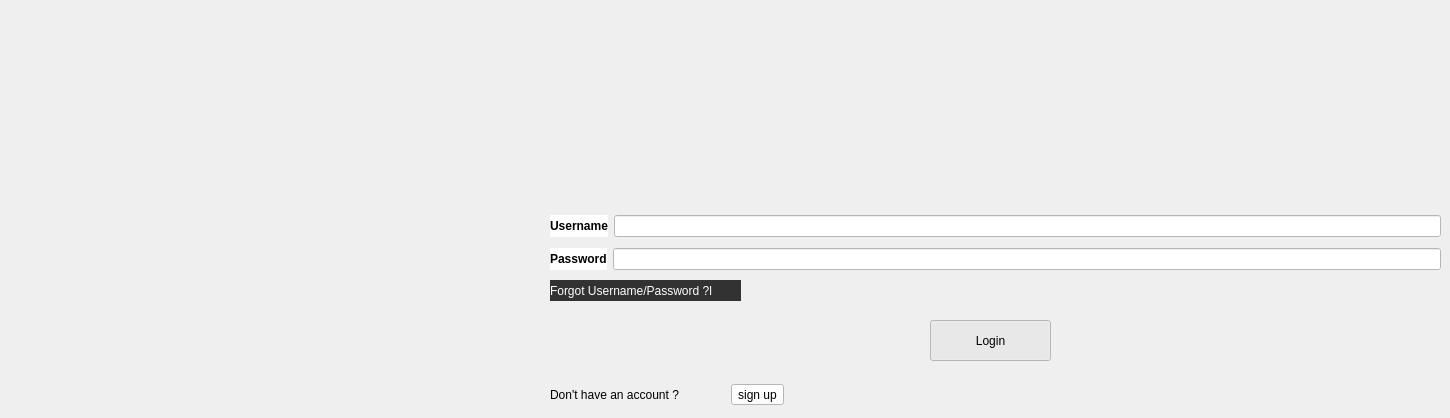
    <widget class="QWidget" name="page_3">
     <widget class="QPushButton" name="Login">
      <property name="geometry">
       <rect>
        <x>930</x>
        <y>320</y>
        <width>121</width>
        <height>41</height>
       </rect>
      </property>
      <property name="autoFillBackground">
       <bool>false</bool>
      </property>
      <property name="styleSheet">
       <string notr="true">color: rgb(0, 0, 0);
selection-background-color: rgb(255, 255, 255);
selection-color: rgb(255, 255, 255);
background-color: rgb(255, 255, 255);
alternate-background-color: rgb(255, 255, 255);
border-top-color: rgb(0, 0, 0);
border-right-color: rgb(0, 0, 0);
border-bottom-color: rgb(0, 0, 0);
border-left-color: rgb(0, 0, 0);
gridline-color: rgb(0, 0, 0);</string>
      </property>
      <property name="text">
       <string>Login</string>
      </property>
      <property name="iconSize">
       <size>
        <width>30</width>
        <height>30</height>
       </size>
      </property>
      <property name="checkable">
       <bool>true</bool>
      </property>
      <property name="checked">
       <bool>true</bool>
      </property>
      <property name="autoRepeat">
       <bool>false</bool>
      </property>
      <property name="autoExclusive">
       <bool>false</bool>
      </property>
      <property name="autoDefault">
       <bool>false</bool>
      </property>
      <property name="default">
       <bool>false</bool>
      </property>
      <property name="flat">
       <bool>false</bool>
      </property>
     </widget>
     <widget class="QLabel" name="label_5">
      <property name="geometry">
       <rect>
        <x>550</x>
        <y>280</y>
        <width>191</width>
        <height>21</height>
       </rect>
      </property>
      <property name="styleSheet">
       <string notr="true">background-color: rgb(50, 50, 50);
color: rgb(255, 255, 255);</string>
      </property>
      <property name="text">
       <string>Forgot Username/Password ?l</string>
      </property>
     </widget>
     <widget class="QWidget" name="layoutWidget">
      <property name="geometry">
       <rect>
        <x>550</x>
        <y>380</y>
        <width>234</width>
        <height>29</height>
       </rect>
      </property>
      <layout class="QHBoxLayout" name="horizontalLayout_5">
       <item>
        <widget class="QLabel" name="label_4">
         <property name="styleSheet">
          <string notr="true">color: rgb(0, 0, 0);</string>
         </property>
         <property name="text">
          <string>Don't have an account ? </string>
         </property>
        </widget>
       </item>
       <item>
        <widget class="QToolButton" name="toolButton">
         <property name="styleSheet">
          <string notr="true">color: rgb(0, 0, 0);
background-color: rgb(255, 255, 255);</string>
         </property>
         <property name="text">
          <string>sign up</string>
         </property>
        </widget>
       </item>
      </layout>
     </widget>
     <widget class="QLabel" name="label_12">
      <property name="geometry">
       <rect>
        <x>560</x>
        <y>90</y>
        <width>881</width>
        <height>101</height>
       </rect>
      </property>
      <property name="text">
       <string/>
      </property>
      <property name="pixmap">
       <pixmap resource="../build-soft-Desktop_Qt_6_6_1_MinGW_64_bit-Debug/debug/qmake_qmake_immediate.qrc">:/ressources/asqii.png</pixmap>
      </property>
      <property name="scaledContents">
       <bool>true</bool>
      </property>
     </widget>
     <widget class="QWidget" name="layoutWidget">
      <property name="geometry">
       <rect>
        <x>550</x>
        <y>210</y>
        <width>891</width>
        <height>65</height>
       </rect>
      </property>
      <layout class="QVBoxLayout" name="verticalLayout_2">
       <item>
        <layout class="QHBoxLayout" name="horizontalLayout">
         <item>
          <widget class="QLabel" name="Username">
           <property name="sizePolicy">
            <sizepolicy hsizetype="Preferred" vsizetype="Preferred">
             <horstretch>0</horstretch>
             <verstretch>0</verstretch>
            </sizepolicy>
           </property>
           <property name="palette">
            <palette>
             <active>
              <colorrole role="WindowText">
               <brush brushstyle="SolidPattern">
                <color alpha="255">
                 <red>0</red>
                 <green>0</green>
                 <blue>0</blue>
                </color>
               </brush>
              </colorrole>
              <colorrole role="Button">
               <brush brushstyle="SolidPattern">
                <color alpha="255">
                 <red>255</red>
                 <green>255</green>
                 <blue>255</blue>
                </color>
               </brush>
              </colorrole>
              <colorrole role="Light">
               <brush brushstyle="SolidPattern">
                <color alpha="255">
                 <red>197</red>
                 <green>233</green>
                 <blue>255</blue>
                </color>
               </brush>
              </colorrole>
              <colorrole role="Midlight">
               <brush brushstyle="SolidPattern">
                <color alpha="255">
                 <red>133</red>
                 <green>208</green>
                 <blue>255</blue>
                </color>
               </brush>
              </colorrole>
              <colorrole role="Dark">
               <brush brushstyle="SolidPattern">
                <color alpha="255">
                 <red>35</red>
                 <green>92</green>
                 <blue>127</blue>
                </color>
               </brush>
              </colorrole>
              <colorrole role="Mid">
               <brush brushstyle="SolidPattern">
                <color alpha="255">
                 <red>47</red>
                 <green>123</green>
                 <blue>170</blue>
                </color>
               </brush>
              </colorrole>
              <colorrole role="Text">
               <brush brushstyle="SolidPattern">
                <color alpha="255">
                 <red>0</red>
                 <green>0</green>
                 <blue>0</blue>
                </color>
               </brush>
              </colorrole>
              <colorrole role="BrightText">
               <brush brushstyle="SolidPattern">
                <color alpha="255">
                 <red>255</red>
                 <green>255</green>
                 <blue>255</blue>
                </color>
               </brush>
              </colorrole>
              <colorrole role="ButtonText">
               <brush brushstyle="SolidPattern">
                <color alpha="255">
                 <red>0</red>
                 <green>0</green>
                 <blue>0</blue>
                </color>
               </brush>
              </colorrole>
              <colorrole role="Base">
               <brush brushstyle="SolidPattern">
                <color alpha="255">
                 <red>255</red>
                 <green>255</green>
                 <blue>255</blue>
                </color>
               </brush>
              </colorrole>
              <colorrole role="Window">
               <brush brushstyle="SolidPattern">
                <color alpha="255">
                 <red>255</red>
                 <green>255</green>
                 <blue>255</blue>
                </color>
               </brush>
              </colorrole>
              <colorrole role="Shadow">
               <brush brushstyle="SolidPattern">
                <color alpha="255">
                 <red>0</red>
                 <green>0</green>
                 <blue>0</blue>
                </color>
               </brush>
              </colorrole>
              <colorrole role="Highlight">
               <brush brushstyle="SolidPattern">
                <color alpha="255">
                 <red>0</red>
                 <green>0</green>
                 <blue>0</blue>
                </color>
               </brush>
              </colorrole>
              <colorrole role="AlternateBase">
               <brush brushstyle="SolidPattern">
                <color alpha="255">
                 <red>162</red>
                 <green>219</green>
                 <blue>255</blue>
                </color>
               </brush>
              </colorrole>
              <colorrole role="ToolTipBase">
               <brush brushstyle="SolidPattern">
                <color alpha="255">
                 <red>255</red>
                 <green>255</green>
                 <blue>220</blue>
                </color>
               </brush>
              </colorrole>
              <colorrole role="ToolTipText">
               <brush brushstyle="SolidPattern">
                <color alpha="255">
                 <red>0</red>
                 <green>0</green>
                 <blue>0</blue>
                </color>
               </brush>
              </colorrole>
              <colorrole role="PlaceholderText">
               <brush brushstyle="SolidPattern">
                <color alpha="127">
                 <red>0</red>
                 <green>0</green>
                 <blue>0</blue>
                </color>
               </brush>
              </colorrole>
             </active>
             <inactive>
              <colorrole role="WindowText">
               <brush brushstyle="SolidPattern">
                <color alpha="255">
                 <red>0</red>
                 <green>0</green>
                 <blue>0</blue>
                </color>
               </brush>
              </colorrole>
              <colorrole role="Button">
               <brush brushstyle="SolidPattern">
                <color alpha="255">
                 <red>255</red>
                 <green>255</green>
                 <blue>255</blue>
                </color>
               </brush>
              </colorrole>
              <colorrole role="Light">
               <brush brushstyle="SolidPattern">
                <color alpha="255">
                 <red>197</red>
                 <green>233</green>
                 <blue>255</blue>
                </color>
               </brush>
              </colorrole>
              <colorrole role="Midlight">
               <brush brushstyle="SolidPattern">
                <color alpha="255">
                 <red>133</red>
                 <green>208</green>
                 <blue>255</blue>
                </color>
               </brush>
              </colorrole>
              <colorrole role="Dark">
               <brush brushstyle="SolidPattern">
                <color alpha="255">
                 <red>35</red>
                 <green>92</green>
                 <blue>127</blue>
                </color>
               </brush>
              </colorrole>
              <colorrole role="Mid">
               <brush brushstyle="SolidPattern">
                <color alpha="255">
                 <red>47</red>
                 <green>123</green>
                 <blue>170</blue>
                </color>
               </brush>
              </colorrole>
              <colorrole role="Text">
               <brush brushstyle="SolidPattern">
                <color alpha="255">
                 <red>0</red>
                 <green>0</green>
                 <blue>0</blue>
                </color>
               </brush>
              </colorrole>
              <colorrole role="BrightText">
               <brush brushstyle="SolidPattern">
                <color alpha="255">
                 <red>255</red>
                 <green>255</green>
                 <blue>255</blue>
                </color>
               </brush>
              </colorrole>
              <colorrole role="ButtonText">
               <brush brushstyle="SolidPattern">
                <color alpha="255">
                 <red>0</red>
                 <green>0</green>
                 <blue>0</blue>
                </color>
               </brush>
              </colorrole>
              <colorrole role="Base">
               <brush brushstyle="SolidPattern">
                <color alpha="255">
                 <red>255</red>
                 <green>255</green>
                 <blue>255</blue>
                </color>
               </brush>
              </colorrole>
              <colorrole role="Window">
               <brush brushstyle="SolidPattern">
                <color alpha="255">
                 <red>255</red>
                 <green>255</green>
                 <blue>255</blue>
                </color>
               </brush>
              </colorrole>
              <colorrole role="Shadow">
               <brush brushstyle="SolidPattern">
                <color alpha="255">
                 <red>0</red>
                 <green>0</green>
                 <blue>0</blue>
                </color>
               </brush>
              </colorrole>
              <colorrole role="Highlight">
               <brush brushstyle="SolidPattern">
                <color alpha="255">
                 <red>0</red>
                 <green>0</green>
                 <blue>0</blue>
                </color>
               </brush>
              </colorrole>
              <colorrole role="AlternateBase">
               <brush brushstyle="SolidPattern">
                <color alpha="255">
                 <red>162</red>
                 <green>219</green>
                 <blue>255</blue>
                </color>
               </brush>
              </colorrole>
              <colorrole role="ToolTipBase">
               <brush brushstyle="SolidPattern">
                <color alpha="255">
                 <red>255</red>
                 <green>255</green>
                 <blue>220</blue>
                </color>
               </brush>
              </colorrole>
              <colorrole role="ToolTipText">
               <brush brushstyle="SolidPattern">
                <color alpha="255">
                 <red>0</red>
                 <green>0</green>
                 <blue>0</blue>
                </color>
               </brush>
              </colorrole>
              <colorrole role="PlaceholderText">
               <brush brushstyle="SolidPattern">
                <color alpha="127">
                 <red>0</red>
                 <green>0</green>
                 <blue>0</blue>
                </color>
               </brush>
              </colorrole>
             </inactive>
             <disabled>
              <colorrole role="WindowText">
               <brush brushstyle="SolidPattern">
                <color alpha="255">
                 <red>35</red>
                 <green>92</green>
                 <blue>127</blue>
                </color>
               </brush>
              </colorrole>
              <colorrole role="Button">
               <brush brushstyle="SolidPattern">
                <color alpha="255">
                 <red>255</red>
                 <green>255</green>
                 <blue>255</blue>
                </color>
               </brush>
              </colorrole>
              <colorrole role="Light">
               <brush brushstyle="SolidPattern">
                <color alpha="255">
                 <red>197</red>
                 <green>233</green>
                 <blue>255</blue>
                </color>
               </brush>
              </colorrole>
              <colorrole role="Midlight">
               <brush brushstyle="SolidPattern">
                <color alpha="255">
                 <red>133</red>
                 <green>208</green>
                 <blue>255</blue>
                </color>
               </brush>
              </colorrole>
              <colorrole role="Dark">
               <brush brushstyle="SolidPattern">
                <color alpha="255">
                 <red>35</red>
                 <green>92</green>
                 <blue>127</blue>
                </color>
               </brush>
              </colorrole>
              <colorrole role="Mid">
               <brush brushstyle="SolidPattern">
                <color alpha="255">
                 <red>47</red>
                 <green>123</green>
                 <blue>170</blue>
                </color>
               </brush>
              </colorrole>
              <colorrole role="Text">
               <brush brushstyle="SolidPattern">
                <color alpha="255">
                 <red>35</red>
                 <green>92</green>
                 <blue>127</blue>
                </color>
               </brush>
              </colorrole>
              <colorrole role="BrightText">
               <brush brushstyle="SolidPattern">
                <color alpha="255">
                 <red>255</red>
                 <green>255</green>
                 <blue>255</blue>
                </color>
               </brush>
              </colorrole>
              <colorrole role="ButtonText">
               <brush brushstyle="SolidPattern">
                <color alpha="255">
                 <red>35</red>
                 <green>92</green>
                 <blue>127</blue>
                </color>
               </brush>
              </colorrole>
              <colorrole role="Base">
               <brush brushstyle="SolidPattern">
                <color alpha="255">
                 <red>255</red>
                 <green>255</green>
                 <blue>255</blue>
                </color>
               </brush>
              </colorrole>
              <colorrole role="Window">
               <brush brushstyle="SolidPattern">
                <color alpha="255">
                 <red>255</red>
                 <green>255</green>
                 <blue>255</blue>
                </color>
               </brush>
              </colorrole>
              <colorrole role="Shadow">
               <brush brushstyle="SolidPattern">
                <color alpha="255">
                 <red>0</red>
                 <green>0</green>
                 <blue>0</blue>
                </color>
               </brush>
              </colorrole>
              <colorrole role="Highlight">
               <brush brushstyle="SolidPattern">
                <color alpha="255">
                 <red>0</red>
                 <green>0</green>
                 <blue>0</blue>
                </color>
               </brush>
              </colorrole>
              <colorrole role="AlternateBase">
               <brush brushstyle="SolidPattern">
                <color alpha="255">
                 <red>70</red>
                 <green>184</green>
                 <blue>255</blue>
                </color>
               </brush>
              </colorrole>
              <colorrole role="ToolTipBase">
               <brush brushstyle="SolidPattern">
                <color alpha="255">
                 <red>255</red>
                 <green>255</green>
                 <blue>220</blue>
                </color>
               </brush>
              </colorrole>
              <colorrole role="ToolTipText">
               <brush brushstyle="SolidPattern">
                <color alpha="255">
                 <red>0</red>
                 <green>0</green>
                 <blue>0</blue>
                </color>
               </brush>
              </colorrole>
              <colorrole role="PlaceholderText">
               <brush brushstyle="SolidPattern">
                <color alpha="127">
                 <red>35</red>
                 <green>92</green>
                 <blue>127</blue>
                </color>
               </brush>
              </colorrole>
             </disabled>
            </palette>
           </property>
           <property name="font">
            <font>
             <bold>true</bold>
            </font>
           </property>
           <property name="autoFillBackground">
            <bool>false</bool>
           </property>
           <property name="styleSheet">
            <string notr="true">
background-color: rgb(255, 255, 255);</string>
           </property>
           <property name="frameShape">
            <enum>QFrame::Box</enum>
           </property>
           <property name="frameShadow">
            <enum>QFrame::Plain</enum>
           </property>
           <property name="lineWidth">
            <number>0</number>
           </property>
           <property name="midLineWidth">
            <number>0</number>
           </property>
           <property name="text">
            <string>Username</string>
           </property>
           <property name="scaledContents">
            <bool>false</bool>
           </property>
           <property name="wordWrap">
            <bool>false</bool>
           </property>
          </widget>
         </item>
         <item>
          <widget class="QLineEdit" name="lineEdit_username">
           <property name="styleSheet">
            <string notr="true">border-left-color: rgb(0, 0, 0);
color: rgb(0, 0, 0);
border-bottom-color: rgb(0, 0, 0);
border-right-color: rgb(0, 0, 0);
border-top-color: rgb(0, 0, 0);
background-color: rgb(255, 255, 255);</string>
           </property>
          </widget>
         </item>
        </layout>
       </item>
       <item>
        <layout class="QHBoxLayout" name="horizontalLayout_2">
         <item>
          <widget class="QLabel" name="Password">
           <property name="font">
            <font>
             <bold>true</bold>
            </font>
           </property>
           <property name="styleSheet">
            <string notr="true">background-color: rgb(255, 255, 255);</string>
           </property>
           <property name="frameShape">
            <enum>QFrame::Box</enum>
           </property>
           <property name="lineWidth">
            <number>0</number>
           </property>
           <property name="text">
            <string>Password</string>
           </property>
          </widget>
         </item>
         <item>
          <widget class="QLineEdit" name="lineEdit_password">
           <property name="styleSheet">
            <string notr="true">background-color: rgb(255, 255, 255);
color: rgb(0, 0, 0);</string>
           </property>
           <property name="text">
            <string/>
           </property>
          </widget>
         </item>
        </layout>
       </item>
      </layout>
     </widget>
     <zorder>layoutWidget</zorder>
     <zorder>layoutWidget</zorder>
     <zorder>Login</zorder>
     <zorder>label_5</zorder>
     <zorder>label_12</zorder>
    </widget>
